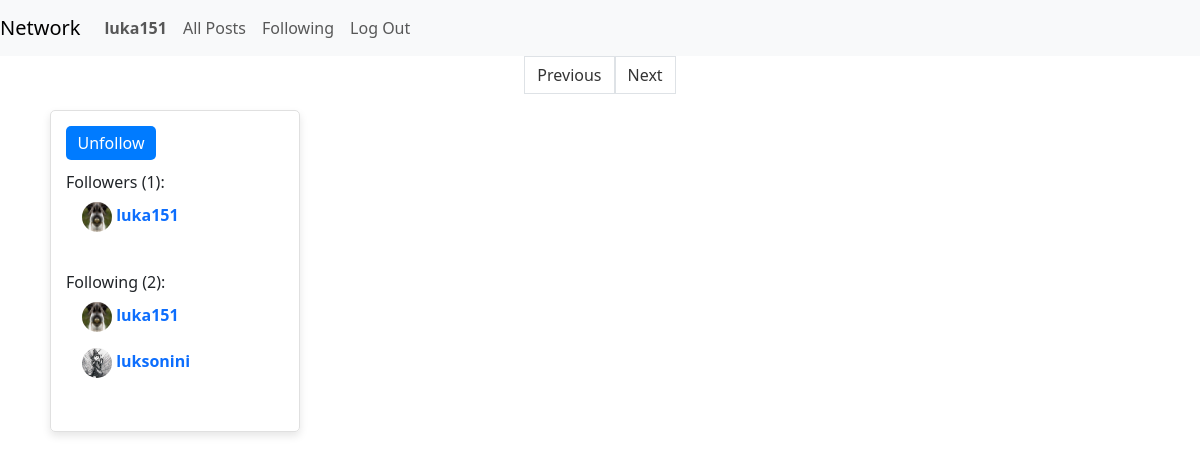
Screenshot of /profile/Zosia/ (signed in) with the database file from the repository.
### network/models.py (models this page shows, shortened)
class User(AbstractUser):
    followers = models.ManyToManyField('self', related_name='followed_by', blank=True, symmetrical=False)
    following = models.ManyToManyField('self', related_name='follows', blank=True, symmetrical=False)
    profile_picture = models.ImageField(upload_to='profile_pictures/', default='profile_pictures/user.png')

### network/views.py (the view, shortened to what this page needs)
# urls.py: path("profile/<str:username>/", views.profile, name="profile"),
@login_required(login_url='login')
def profile(request, username):
    if username != 'all':
        current_user = request.user
        user = get_object_or_404(User, username=username)
        followers = user.followers.all()
        followings = user.following.all()
        is_follower_value = current_user in followers
    return render(request, "network/index.html", {
        "username": username,
        "followers": followers,
        "followings": followings,
        'is_follower': is_follower_value
    })

### network/templates/network/index.html (shortened to what this page needs)
{% extends "network/layout.html" %}
{% load static %}
{% block body %}
    <nav aria-label="Page navigation example">
        <ul class="pagination">
        <li id="prev-button"><a class="page-link">Previous</a></li>
        <li id="next-button"><a class="page-link">Next</a></li>
        </ul>
    </nav>
    <div class=main-body-container>
        <div id="followers_container">
            {% if username != request.user.username %}
            <form method="POST">
                <button type="submit" class="follow-btn">
                    {% if not is_follower %}Follow{% else %}Unfollow{% endif %}
                </button>
            </form>
            {% endif %}
            {% if followers %}
            <p class="follow-title">Followers ({{followers|length}}):</p>
            <div class="follower-list-container">
                <ul class="nav" role="tablist">
                    {% for follower in followers %}
                        <li class="nav-item">
                            <a class="nav-link" href="{% url 'profile' username=follower.username %}">
                                <div class="follower">
                                    <img src="{{follower.profile_picture.url}}" alt="{{follower.username}}">
                                    <strong>{{follower.username}}</strong>
                                </div>
                            </a>
                        </li>
                    {% endfor %}
                </ul>
            </div>
            {% else %}
                <p class="follow-title">No followers yet.</p>
            {% endif %}
            {% if followings %}
            <p class="follow-title">Following ({{followings|length}}):</p>
            <div class="following-list-container">
                <ul class="nav" role="tablist">
                    {% for followed_user in followings %}
                        <li class="nav-item">
                            <a class="nav-link" href="{% url 'profile' username=followed_user.username %}">
                                <div class="following">
                                    <img src="{{followed_user.profile_picture.url}}" alt="{{followed_user.username}}">
                                    <strong>{{followed_user.username}}</strong>
                                </div>
                            </a>
                        </li>
                    {% endfor %}
                </ul>
            </div>
            {% else %}
                <p>No followins yet.</p>
            {% endif %}
        </div>
    <div id="posts"></div>
{% endblock %}

### network/templates/network/layout.html (shortened to what this page needs)
{% load static %}
<!DOCTYPE html>
<html lang="en">
    <head>
        <link href="https://cdn.jsdelivr.net/npm/bootstrap@5.3.2/dist/css/bootstrap.min.css" rel="stylesheet">
        <link href="{% static 'network/styles.css' %}" rel="stylesheet">
    </head>
    <body>
        <nav class="navbar navbar-expand-lg navbar-light bg-light">
            <a class="navbar-brand" href="{% url 'index' %}">Network</a>
            <div>
              <ul class="navbar-nav mr-auto">
                {% if user.is_authenticated %}
                    <li class="nav-item">
                        <a class="nav-link" href="{% url 'profile' username=user.username %}"><strong>{{ user.username }}</strong></a>
                    </li>
                {% endif %}
                <li class="nav-item">
                  <a class="nav-link" href="{% url 'index' %}">All Posts</a>
                </li>
                {% if user.is_authenticated %}
                    <li class="nav-item">
                        <a class="nav-link" id = "following_url" href="#">Following</a>
                    </li>
                    <li class="nav-item">
                        <a class="nav-link" href="{% url 'logout' %}">Log Out</a>
                    </li>
                {% endif %}
              </ul>
            </div>
          </nav>
        <div class="body">
            {% block body %}
            {% endblock %}
        </div>
    </body>
</html>

### network/static/network/styles.css (style rules this page uses)
.pagination { justify-content: center; }
.pagination li a { color: #333; }
.edit_btn, .follow-btn, #send-post-btn { background-color: #007BFF; width: 90px; color: #FFF; border: none; border-radius: 5px; padding: 5px 10px; font-size: 16px; cursor: pointer; transition: 0.3s; margin-bottom: 10px; }
.main-body-container { display: flex; }
#posts { flex: 1; }
.follow-title { margin-bottom: 0; }
.follower img, .following img { height: 30px; width: 30px; border-radius: 50%; }
#followers_container { min-width: 250px; border: 1px solid #e0e0e0; border-radius: 5px; padding: 15px; box-shadow: 0 4px 8px rgba(0, 0, 0, 0.1); margin: 0 10px 0 50px; font-weight: 500; }
.follower-list-container, .following-list-container { max-height: 150px; max-width: 200px; overflow-y: auto; margin-bottom: 30px; }

### rows the page displays
User: username "luka151", profile_picture (picture)
User: profile_picture (picture), username "luksonini"

### other values shown
{{ followers|length }} "1"
{{ followings|length }} "2"
